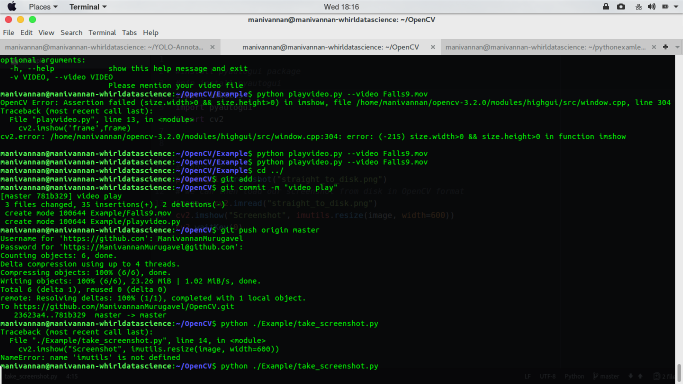
#> input picture Example/straight_to_disk.png, 1366 x 768 px (shown at 1/2 size)
$ python take_screenshot.py
#> lines starting #> are read from the running program, lines starting #| are printed output that depends on the picture

#install pyautogui package
#pip install pyautogui
import imutils
import pyautogui
import cv2


## Another Type
pyautogui.screenshot("straight_to_disk.png")
# we can then load our screenshot from disk in OpenCV format
image = cv2.imread("straight_to_disk.png")
#> image is the input picture: shape (768, 1366, 3); mean B, G, R 43.4, 52.5, 40.9
cv2.imshow("Screenshot", imutils.resize(image, width=600))
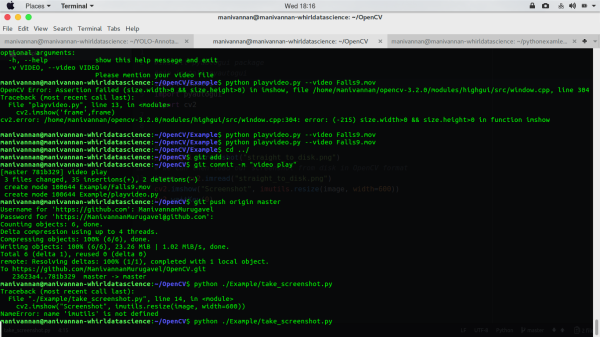
#> window 'Screenshot': shape (337, 600, 3); mean B, G, R 43.4, 52.5, 40.9
cv2.waitKey(0)
